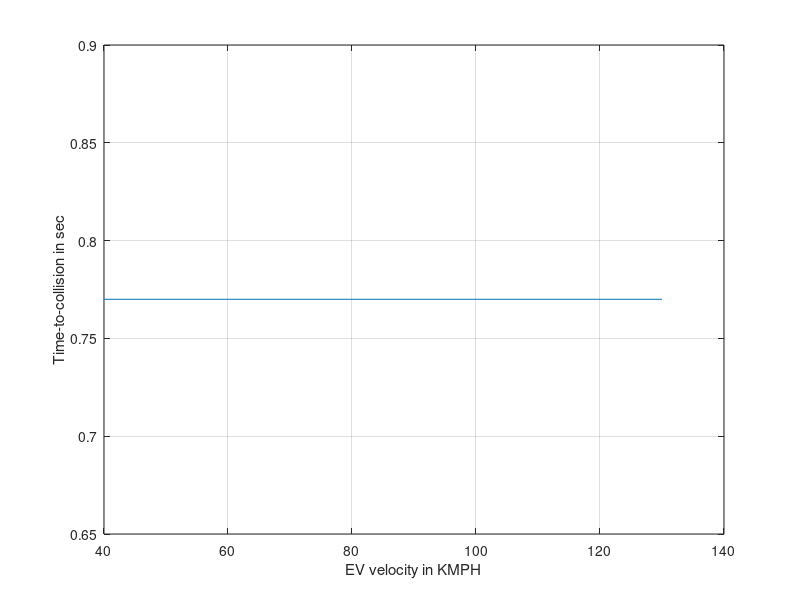
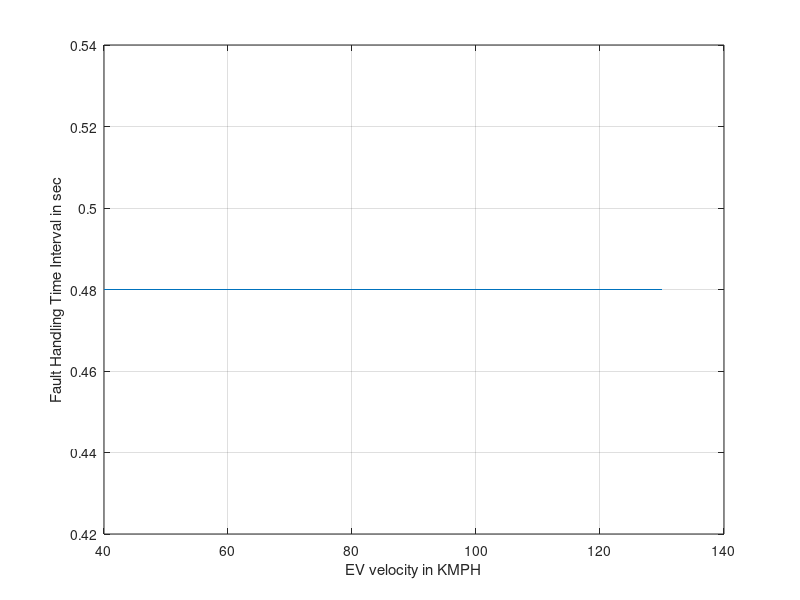

Source code (MATLAB) for these figures, in order: (Note: this script raises an error after producing the figures.)
%% Clean workspace and close all
clear all
close all
clc
%% Constraint for parameter

    Speed = [];
    TimeDur = [];
    DataTTC = [];
    for EgoVehicleSpeed = 40 : 5 : 130
        
        Vx_EV = EgoVehicleSpeed/3.6;
        Dist2Bondary = 0.3;
      
        %%
        LaneWidth = 3.66;
        TruckWidth = 3.05;
        WheelBase = 5.79;
        Ay = 1;
        AyComp = -Ay;
        % Saturation: If acceleration is more than 1g. Need to saturate
        if abs(AyComp) > 9.81
            AyComp = sign(AyComp)*9.81;
        else
            AyComp = AyComp;
        end
      
        dT = 0.01;                                      % Sample time
       
       
        VelY = 0;
        DistCovered = 0;
        K = 0;
 %% TTC computation
        Flag = false;
        while(Flag == false)
          
      
            VelY = VelY + dT * Ay;
            DistCovered = DistCovered + dT*VelY;
            K = K + 1;
            if (abs(DistCovered) >= Dist2Bondary)
                Flag = true;
            end
        end
        TTC = K * dT;
        %% Dist covered during response time
        for ijk = TTC : -dT : 0.001
           
        IC = 0;
        VelY = 0;
        DistCovered = 0;
        Flag = false;
        C = 0;
        %% FHTI calculation
        for i = 0 : dT : ijk
            
          
            VelY = VelY + dT * Ay;
            DistCovered = DistCovered + dT*VelY;
        end
        DistCovered1 = abs(DistCovered);
 %% 
        Flag = false;
        N = 0;
        Pev_VelY = VelY;
        DistCovered = 0;
        while(Flag == false)
            
            VelY = VelY + dT * AyComp;
            DistCovered = DistCovered + dT*VelY;
            if sign(VelY) ~= sign(Pev_VelY)
                Flag = true;
            end
            N = N + 1;
        end
        
        DistCovered2 = abs(DistCovered);
        TotalDist = DistCovered1 + DistCovered2;
        if abs(TotalDist) < (Dist2Bondary-0.05)
            break;
        end
        end
        Speed = [Speed EgoVehicleSpeed];
        TimeDur = [TimeDur ijk];
        DataTTC = [DataTTC TTC];
    end
    
 

%% Plots
figure(1);
plot(Speed,DataTTC);
grid on
xlabel('EV velocity in KMPH')
ylabel('Time-to-collision in sec');
hold on

f=gcf;
saveas(f,'Highway_Traj_deviates_driv_zone_TTC.jpg');

figure(2);
plot(Speed,TimeDur);
grid on
xlabel('EV velocity in KMPH')
ylabel('Fault Handling Time Interval in sec');
hold on

f=gcf;
saveas(f,'Highway_Traj_deviates_driv_zone_FHTI.jpg');

%% excel write
x_speed=Speed';
y_TTC=DataTTC';
z_FHTI=TimeDur';
data={'Vehicle_Speed','TTC','FHTI'};
xlswrite('Functional_Safety_Scenarios',data,'Highway_Traj_deviates_driv_zone','A1');
xlswrite('Functional_Safety_Scenarios',x_speed,'Highway_Traj_deviates_driv_zone','A2');
xlswrite('Functional_Safety_Scenarios',y_TTC,'Highway_Traj_deviates_driv_zone','B2');
xlswrite('Functional_Safety_Scenarios',z_FHTI,'Highway_Traj_deviates_driv_zone','C2');

folder = pwd;
excelFileName = 'Functional_Safety_Scenarios.xls';
fullFileName = fullfile(folder, excelFileName);
objExcel = actxserver('Excel.Application');
objExcel.Visible = true;
ExcelWorkbook = objExcel.Workbooks.Open(fullFileName);
oSheet = objExcel.ActiveSheet;
imageFolder = fileparts(which('Highway_Traj_deviates_driv_zone_TTC.jpg'));
imageFullFileName = fullfile(imageFolder, 'Highway_Traj_deviates_driv_zone_TTC.jpg');
Shapes = oSheet.Shapes;
Shapes.AddPicture(imageFullFileName, 0, 1, 400, 20, 400, 300);

imageFolder1 = fileparts(which('Highway_Traj_deviates_driv_zone_FHTI.jpg'));
imageFullFileName1 = fullfile(imageFolder, 'Highway_Traj_deviates_driv_zone_FHTI.jpg');
Shapes.AddPicture(imageFullFileName1, 0, 1, 850, 20, 400, 300);

objExcel.DisplayAlerts = false;
ExcelWorkbook.SaveAs(fullFileName);
ExcelWorkbook.Close(false);
objExcel.Quit; 